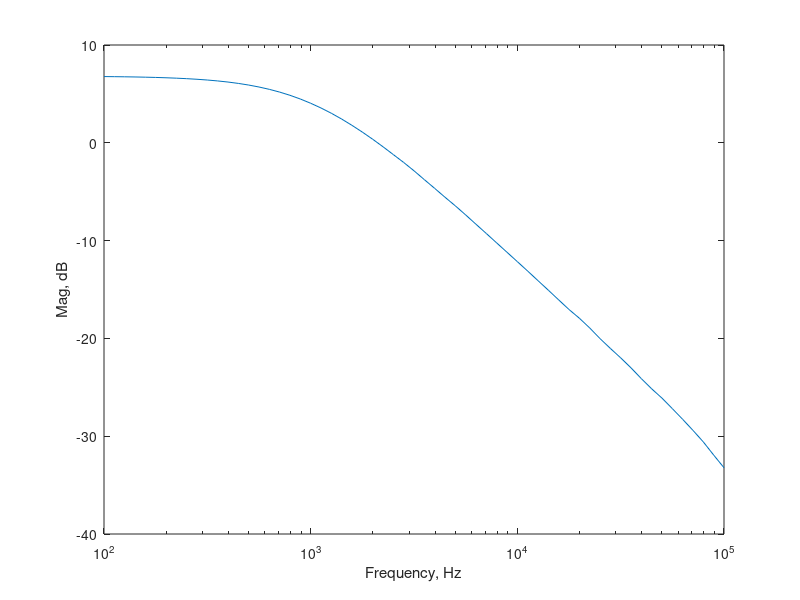

The MATLAB source for this figure:
% Press "Run" to load the data in to the MATLAB workspace. To get started,
% try typing "plot(freqHz, mag)" in the command window (after running this
% file). 
% Type "help semilogx" and "help plot" or go to the Mathworks documentation 
% page on "plot" to learn more. Pay special attention to "hold."
% Other useful things: help grid, help subplot, help rad2deg.
freq_hz = [...
   100.000, 	   112.200, 	   125.900, ...
   141.300, 	   158.500, 	   177.800, ...
   199.500, 	   223.900, 	   251.200, ...
   281.800, 	   316.200, 	   354.800, ...
   398.100, 	   446.700, 	   501.200, ...
   562.300, 	   631.000, 	   707.900, ...
   794.300, 	   891.300, 	  1000.000, ...
  1122.000, 	  1259.000, 	  1413.000, ...
  1585.000, 	  1778.000, 	  1995.000, ...
  2239.000, 	  2512.000, 	  2818.000, ...
  3162.000, 	  3548.000, 	  3981.000, ...
  4467.000, 	  5012.000, 	  5623.000, ...
  6310.000, 	  7079.000, 	  7943.000, ...
  8913.000, 	 10000.000, 	 11220.000, ...
 12590.000, 	 14130.000, 	 15850.000, ...
 17780.000, 	 19950.000, 	 22390.000, ...
 25120.000, 	 28180.000, 	 31620.000, ...
 35480.000, 	 39810.000, 	 44670.000, ...
 50120.000, 	 56230.000, 	 63100.000, ...
 70790.000, 	 79430.000, 	 89130.000, ...
100000.000];

mag_dB = [...
     6.773, 	     6.762, 	     6.749, ...
     6.732, 	     6.710, 	     6.684, ...
     6.650, 	     6.609, 	     6.558, ...
     6.496, 	     6.420, 	     6.326, ...
     6.213, 	     6.073, 	     5.906, ...
     5.705, 	     5.466, 	     5.185, ...
     4.857, 	     4.478, 	     4.044, ...
     3.560, 	     3.021, 	     2.427, ...
     1.783, 	     1.096, 	     0.366, ...
    -0.405, 	    -1.206, 	    -2.008, ...
    -2.861, 	    -3.765, 	    -4.658, ...
    -5.566, 	    -6.446, 	    -7.374, ...
    -8.330, 	    -9.275, 	   -10.235, ...
   -11.193, 	   -12.150, 	   -13.115, ...
   -14.095, 	   -15.073, 	   -16.062, ...
   -17.043, 	   -17.932, 	   -18.928, ...
   -20.018, 	   -21.020, 	   -21.987, ...
   -23.009, 	   -24.114, 	   -25.155, ...
   -26.108, 	   -27.179, 	   -28.276, ...
   -29.407, 	   -30.586, 	   -31.928, ...
   -33.225];

mag_v = [...
     2.181, 	     2.178, 	     2.175, ...
     2.171, 	     2.165, 	     2.159, ...
     2.150, 	     2.140, 	     2.128, ...
     2.113, 	     2.094, 	     2.072, ...
     2.045, 	     2.012, 	     1.974, ...
     1.929, 	     1.876, 	     1.817, ...
     1.749, 	     1.674, 	     1.593, ...
     1.507, 	     1.416, 	     1.322, ...
     1.228, 	     1.135, 	     1.043, ...
     0.954, 	     0.870, 	     0.794, ...
     0.719, 	     0.648, 	     0.585, ...
     0.527, 	     0.476, 	     0.428, ...
     0.383, 	     0.344, 	     0.308, ...
     0.276, 	     0.247, 	     0.221, ...
     0.197, 	     0.176, 	     0.157, ...
     0.141, 	     0.127, 	     0.113, ...
     0.100, 	     0.089, 	     0.080, ...
     0.071, 	     0.062, 	     0.055, ...
     0.049, 	     0.044, 	     0.039, ...
     0.034, 	     0.030, 	     0.025, ...
     0.022];

mag_vout = [...
     1.838, 	     1.838, 	     1.838, ...
     1.838, 	     1.838, 	     1.837, ...
     1.836, 	     1.834, 	     1.830, ...
     1.825, 	     1.818, 	     1.807, ...
     1.794, 	     1.775, 	     1.752, ...
     1.724, 	     1.689, 	     1.647, ...
     1.598, 	     1.542, 	     1.479, ...
     1.410, 	     1.336, 	     1.257, ...
     1.175, 	     1.093, 	     1.010, ...
     0.929, 	     0.851, 	     0.778, ...
     0.708, 	     0.639, 	     0.578, ...
     0.521, 	     0.472, 	     0.424, ...
     0.380, 	     0.342, 	     0.306, ...
     0.274, 	     0.246, 	     0.220, ...
     0.196, 	     0.175, 	     0.157, ...
     0.140, 	     0.126, 	     0.112, ...
     0.098, 	     0.088, 	     0.079, ...
     0.071, 	     0.062, 	     0.055, ...
     0.050, 	     0.044, 	     0.039, ...
     0.034, 	     0.030, 	     0.026, ...
     0.022];

mag_vin = [...
     0.843, 	     0.844, 	     0.845, ...
     0.847, 	     0.849, 	     0.851, ...
     0.854, 	     0.857, 	     0.860, ...
     0.864, 	     0.868, 	     0.872, ...
     0.877, 	     0.882, 	     0.888, ...
     0.894, 	     0.900, 	     0.907, ...
     0.913, 	     0.921, 	     0.928, ...
     0.936, 	     0.943, 	     0.951, ...
     0.957, 	     0.963, 	     0.969, ...
     0.973, 	     0.977, 	     0.981, ...
     0.984, 	     0.986, 	     0.988, ...
     0.989, 	     0.991, 	     0.992, ...
     0.992, 	     0.994, 	     0.994, ...
     0.994, 	     0.995, 	     0.995, ...
     0.995, 	     0.995, 	     0.995, ...
     0.995, 	     0.992, 	     0.992, ...
     0.986, 	     0.985, 	     0.998, ...
     0.999, 	     1.000, 	     1.001, ...
     1.001, 	     1.002, 	     1.003, ...
     1.004, 	     1.005, 	     1.009, ...
     1.009];

phase_rad = [...
     3.047, 	     3.036, 	     3.023, ...
     3.009, 	     2.993, 	     2.975, ...
     2.955, 	     2.933, 	     2.909, ...
     2.882, 	     2.852, 	     2.819, ...
     2.784, 	     2.745, 	     2.702, ...
     2.657, 	     2.609, 	     2.559, ...
     2.506, 	     2.452, 	     2.396, ...
     2.341, 	     2.286, 	     2.231, ...
     2.179, 	     2.128, 	     2.080, ...
     2.035, 	     1.993, 	     1.954, ...
     1.917, 	     1.883, 	     1.852, ...
     1.824, 	     1.798, 	     1.775, ...
     1.753, 	     1.733, 	     1.714, ...
     1.697, 	     1.681, 	     1.666, ...
     1.652, 	     1.639, 	     1.626, ...
     1.613, 	     1.601, 	     1.589, ...
     1.577, 	     1.565, 	     1.552, ...
     1.539, 	     1.526, 	     1.512, ...
     1.496, 	     1.480, 	     1.462, ...
     1.442, 	     1.423, 	     1.398, ...
     1.373];

omega = 2 * pi *freq_hz;

transfer = (-15399.22)./((j.*omega)+6817.5);
nominal_transfer = (-15594.7) ./ ((j .* omega) + 4296.1);

calc_phase = angle(transfer);
nominal_calc_phase = angle(nominal_transfer);

nominal_calc_mag = 20 * log10(abs(nominal_transfer));
calc_mag = 20 * log10(abs(transfer));

semilogx(freq_hz,mag_dB);
hold on
%semilogx(freq_hz,calc_mag);
hold on
%semilogx(freq_hz, nominal_calc_mag);


xlabel("Frequency, Hz");
ylabel("Mag, dB");